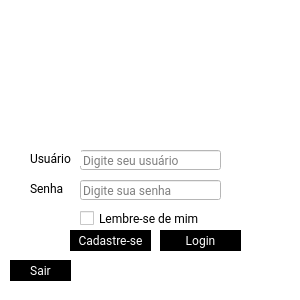
<?xml version="1.0" encoding="UTF-8"?>
<ui version="4.0">
 <class>Dialog</class>
 <widget class="QDialog" name="Dialog">
  <property name="geometry">
   <rect>
    <x>0</x>
    <y>0</y>
    <width>300</width>
    <height>300</height>
   </rect>
  </property>
  <property name="windowTitle">
   <string>Dialog</string>
  </property>
  <property name="styleSheet">
   <string notr="true">background-color: rgb(255, 255, 255);</string>
  </property>
  <widget class="QLineEdit" name="input_usuario">
   <property name="geometry">
    <rect>
     <x>80</x>
     <y>150</y>
     <width>141</width>
     <height>20</height>
    </rect>
   </property>
   <property name="font">
    <font>
     <family>Roboto</family>
     <weight>50</weight>
     <bold>false</bold>
    </font>
   </property>
   <property name="placeholderText">
    <string>Digite seu usuário</string>
   </property>
  </widget>
  <widget class="QLineEdit" name="input_senha">
   <property name="geometry">
    <rect>
     <x>80</x>
     <y>180</y>
     <width>141</width>
     <height>20</height>
    </rect>
   </property>
   <property name="font">
    <font>
     <family>Roboto</family>
     <weight>50</weight>
     <bold>false</bold>
    </font>
   </property>
   <property name="styleSheet">
    <string notr="true"/>
   </property>
   <property name="echoMode">
    <enum>QLineEdit::Password</enum>
   </property>
   <property name="placeholderText">
    <string>Digite sua senha</string>
   </property>
  </widget>
  <widget class="QLabel" name="label_4">
   <property name="geometry">
    <rect>
     <x>30</x>
     <y>150</y>
     <width>51</width>
     <height>16</height>
    </rect>
   </property>
   <property name="font">
    <font>
     <family>Roboto</family>
     <weight>50</weight>
     <bold>false</bold>
    </font>
   </property>
   <property name="text">
    <string>Usuário</string>
   </property>
  </widget>
  <widget class="QLabel" name="label_5">
   <property name="geometry">
    <rect>
     <x>30</x>
     <y>180</y>
     <width>41</width>
     <height>16</height>
    </rect>
   </property>
   <property name="font">
    <font>
     <family>Roboto</family>
     <weight>50</weight>
     <bold>false</bold>
    </font>
   </property>
   <property name="text">
    <string>Senha</string>
   </property>
  </widget>
  <widget class="QCheckBox" name="check_lembrar">
   <property name="geometry">
    <rect>
     <x>80</x>
     <y>210</y>
     <width>121</width>
     <height>17</height>
    </rect>
   </property>
   <property name="font">
    <font>
     <family>Roboto</family>
    </font>
   </property>
   <property name="text">
    <string>Lembre-se de mim</string>
   </property>
  </widget>
  <widget class="QLabel" name="label_3">
   <property name="geometry">
    <rect>
     <x>80</x>
     <y>10</y>
     <width>151</width>
     <height>121</height>
    </rect>
   </property>
   <property name="styleSheet">
    <string notr="true">image: url(:/icons/icones/Gamepad.png);
</string>
   </property>
   <property name="text">
    <string>&lt;html&gt;&lt;head/&gt;&lt;body&gt;&lt;p&gt;&lt;br/&gt;&lt;/p&gt;&lt;/body&gt;&lt;/html&gt;</string>
   </property>
  </widget>
  <widget class="QPushButton" name="botao_cadastro">
   <property name="geometry">
    <rect>
     <x>70</x>
     <y>230</y>
     <width>81</width>
     <height>21</height>
    </rect>
   </property>
   <property name="font">
    <font>
     <family>Roboto</family>
    </font>
   </property>
   <property name="styleSheet">
    <string notr="true">QPushButton {
color: rgb(255, 255, 255);
background-color: rgb(0, 0, 0);
border-style:outset;
border-width: 2px;
border-radius: 15px;
border-color:black;
}
QPushButton:pressed{
color:black;
background-color:white;
border-style:outset;
border-width: 2px;
border-radius: 15px;
border-color:black;
}</string>
   </property>
   <property name="text">
    <string>Cadastre-se</string>
   </property>
  </widget>
  <widget class="QPushButton" name="botao_login">
   <property name="geometry">
    <rect>
     <x>160</x>
     <y>230</y>
     <width>81</width>
     <height>21</height>
    </rect>
   </property>
   <property name="font">
    <font>
     <family>Roboto</family>
    </font>
   </property>
   <property name="styleSheet">
    <string notr="true">QPushButton {
color: rgb(255, 255, 255);
background-color: rgb(0, 0, 0);
border-style:outset;
border-width: 2px;
border-radius: 15px;
border-color:black;
}
QPushButton:pressed{
color:black;
background-color:white;
border-style:outset;
border-width: 2px;
border-radius: 15px;
border-color:black;
}</string>
   </property>
   <property name="text">
    <string>Login</string>
   </property>
  </widget>
  <widget class="QPushButton" name="botao_sair">
   <property name="geometry">
    <rect>
     <x>10</x>
     <y>260</y>
     <width>61</width>
     <height>21</height>
    </rect>
   </property>
   <property name="font">
    <font>
     <family>Roboto</family>
    </font>
   </property>
   <property name="styleSheet">
    <string notr="true">QPushButton {
color: rgb(255, 255, 255);
background-color: rgb(0, 0, 0);
border-style:outset;
border-width: 2px;
border-radius: 15px;
border-color:black;
}
QPushButton:pressed{
color:black;
background-color:white;
border-style:outset;
border-width: 2px;
border-radius: 15px;
border-color:black;
}</string>
   </property>
   <property name="text">
    <string>Sair</string>
   </property>
  </widget>
 </widget>
 <resources>
  <include location="../img-icons.qrc"/>
 </resources>
 <connections/>
</ui>
